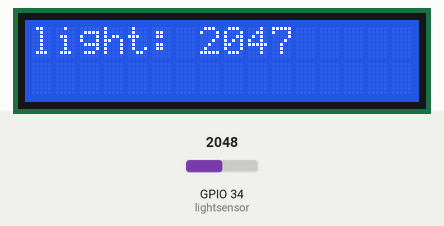
Recording of a program running on a simulated ESP32 board running MicroPython. Parts: 16×2 character LCD. The inputs (shaded band) are chosen by the test bench; at power-on: GPIO 34 (lightsensor) = 2048 (analog values on the 0–4095 scale).

Above: at 1.2 s.
1.3 s: GPIO 34 (lightsensor) set to 2866
At 2.0 s:
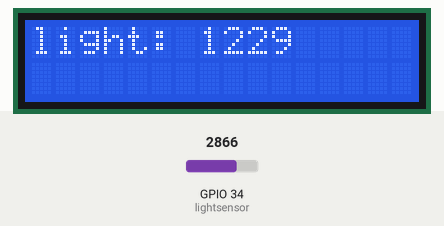
4.4 s: GPIO 34 (lightsensor) set to 3603
At 5.1 s:
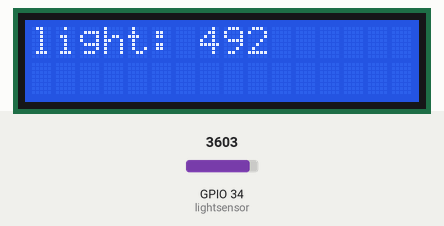
6.2 s: GPIO 34 (lightsensor) set to 4095
At 6.7 s:
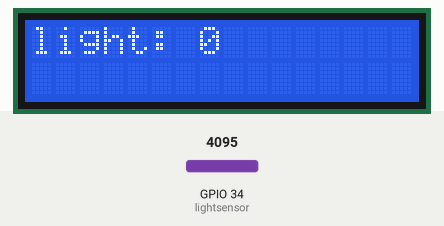
Timing chart, 0 to 9.2 s (numbered marks = the images above; inputs shaded):
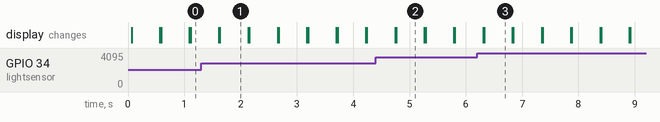

Measured:
- after the input at 1.3 s, the display: first differs from a run without the input after 0.33 s (image 1)
- after the input at 4.4 s, the display: first differs from a run without the input after 0.37 s (image 2)
- after the input at 6.2 s, the display: first differs from a run without the input after 0.13 s (image 3)
- what the display in image 1 shows lasts 0.5 s, from 1.6 s to 2.1 s

The program:

lightsensorreading.py
```python
from machine import Pin, ADC, I2C
import i2c_lcd, time

i2c_device = I2C(0, scl=Pin(22), sda=Pin(21))
lcd = i2c_lcd.I2cLcd(i2c_device, 0x27, 2, 16)
lightsensor = ADC(Pin(34))
lightsensor.ATTN_11DB


while True:
    lcd.clear()
    lcd.move_to(0,0)
    lcd.putstr('light: %d' %(4095-lightsensor.read()))
    time.sleep (0.5)
```
